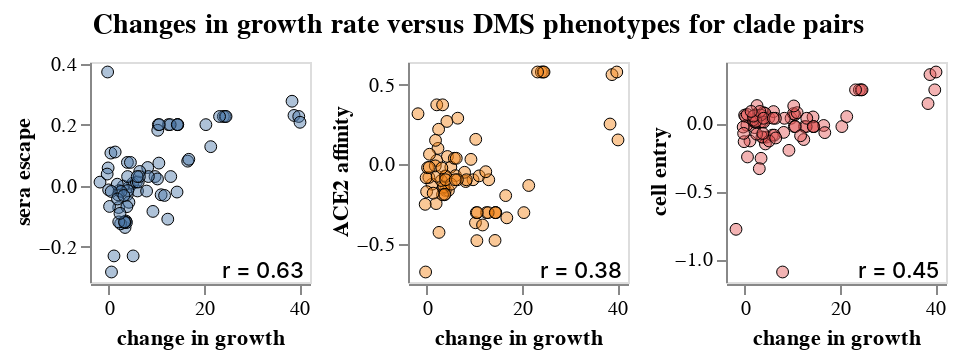

The code cell stored with this chart in its notebook:
### Markdown cell above
## Plot correlations between growth and each phenotype
Correlations of growth rate versus change in each DMS phenotype for each clade pair:

### Code cell
pango_pair_dms_growth_df_tidy = pango_pair_dms_growth_df.melt(
    id_vars=[c for c in pango_pair_dms_growth_df.columns if c not in phenotypes],
    value_vars=phenotypes,
    var_name="phenotype_name",
    value_name="phenotype",
)

growth_phenotype_chart_size = 110

growth_phenotype_corr_base = (
    alt.Chart(pango_pair_dms_growth_df_tidy)
    .transform_calculate(
        min_n_sequences=alt.expr.min(
            alt.datum["n_sequences"], alt.datum["parent_n_sequences"]
        )
    )
    .transform_filter(
        alt.expr.log(alt.datum["min_n_sequences"]) / math.log(10) >= n_sequences_slider
    )
    .transform_filter(only_new_muts_are_spike)
    .add_params(
        clade_selection,
        n_sequences_slider,
        only_new_muts_are_spike,
        *toggle_muts.values(),
    )
    .properties(width=growth_phenotype_chart_size, height=growth_phenotype_chart_size)
)

for toggle_filter in toggle_muts.values():
    growth_phenotype_corr_base = growth_phenotype_corr_base.transform_filter(toggle_filter)

growth_phenotype_scatter = (
    growth_phenotype_corr_base
    .encode(
        alt.X(
            "change_in_growth_rate",
            title="change in growth",
            scale=alt.Scale(nice=False, padding=5),
        ),
        alt.Y("phenotype:Q", title=None, scale=alt.Scale(nice=False, padding=5)),
        alt.Fill("phenotype_name:N", sort=phenotypes, legend=None),
        size=alt.condition(clade_selection, alt.value(70), alt.value(35)),
        strokeWidth=alt.condition(clade_selection, alt.value(2), alt.value(0.5)),
        tooltip=["phenotype_name:O", alt.Tooltip("phenotype:Q", format=".2f"), *tooltips],
    )
    .mark_circle(stroke="black", strokeOpacity=1, fillOpacity=0.45)
)

growth_phenotype_r = (
    growth_phenotype_corr_base
    .transform_regression("change_in_growth_rate", "phenotype", params=True)
    .transform_calculate(
        r=alt.expr.if_(
            alt.datum["coef"][1] >= 0,
            alt.expr.sqrt(alt.datum["rSquared"]),
            -alt.expr.sqrt(alt.datum["rSquared"]),
        ),
        label='"r = " + format(datum.r, ".2f")',
    )
    .mark_text(align="right", color="black", fontWeight=500, fontSize=11, opacity=1)
    .encode(
        x=alt.value(growth_phenotype_chart_size - 3),
        y=alt.value(growth_phenotype_chart_size - 5),
        text=alt.Text("label:N"),
    )
)

growth_phenotype_chart = (
    (growth_phenotype_scatter + growth_phenotype_r)
    .facet(
        column=alt.Column(
            "phenotype_name:O",
            sort=phenotypes,
            header=alt.Header(
                orient="left",
                labelFontStyle="bold",
                labelFontSize=11,
                labelPadding=2,
                title=None,
            ),
        ),
        spacing=8,
    )
    .properties(
        title=alt.TitleParams(
            "Changes in growth rate versus DMS phenotypes for clade pairs",
            anchor="middle",
            fontSize=14,
            dy=-3,
        ),
    )
    .resolve_scale(y="independent")
    .configure_axis(grid=False)
)

display(growth_phenotype_chart)

### Figure 1 — Vega-Lite specification as saved in the notebook (floating-point values rounded to 4 significant figures; data arrays with more than 128 entries replaced by an {"elided": "..."} marker saying what was removed)
{"config": {"view": {"continuousWidth": 300, "continuousHeight": 300}, "axis": {"grid": false}}, "data": {"name": "data-7c380f0f15d30c9a8083e5a1572d88f2"}, "facet": {"column": {"field": "phenotype_name", "header": {"labelFontSize": 11, "labelFontStyle": "bold", "labelPadding": 2, "orient": "left", "title": null}, "sort": ["sera escape", "ACE2 affinity", "cell entry"], "type": "ordinal"}}, "spec": {"layer": [{"mark": {"type": "circle", "fillOpacity": 0.45, "stroke": "black", "strokeOpacity": 1}, "encoding": {"fill": {"field": "phenotype_name", "legend": null, "sort": ["sera escape", "ACE2 affinity", "cell entry"], "type": "nominal"}, "size": {"condition": {"param": "param_17", "value": 70, "empty": false}, "value": 35}, "strokeWidth": {"condition": {"param": "param_17", "value": 2, "empty": false}, "value": 0.5}, "tooltip": [{"field": "phenotype_name", "type": "ordinal"}, {"field": "phenotype", "format": ".2f", "type": "quantitative"}, {"field": "clade", "type": "nominal"}, {"field": "parent", "type": "nominal"}, {"field": "date", "type": "nominal"}, {"field": "spike_new_muts", "type": "nominal"}, {"field": "nonspike_new_muts", "type": "nominal"}, {"field": "change_in_growth_rate", "format": ".0f", "type": "quantitative"}, {"field": "growth_rate", "format": ".0f", "type": "quantitative"}, {"field": "parent_growth_rate", "format": ".0f", "type": "quantitative"}, {"field": "n_sequences", "type": "quantitative"}, {"field": "parent_n_sequences", "type": "quantitative"}], "x": {"field": "change_in_growth_rate", "scale": {"nice": false, "padding": 5}, "title": "change in growth", "type": "quantitative"}, "y": {"field": "phenotype", "scale": {"nice": false, "padding": 5}, "title": null, "type": "quantitative"}}, "name": "view_13", "transform": [{"calculate": "min(datum['n_sequences'],datum['parent_n_sequences'])", "as": "min_n_sequences"}, {"filter": "((log(datum['min_n_sequences']) / 2.302585092994046) >= param_18)"}, {"filter": {"param": "param_19"}}, {"filter": {"param": "param_20"}}]}, {"mark": {"type": "text", "align": "right", "color": "black", "fontSize": 11, "fontWeight": 500, "opacity": 1}, "encoding": {"text": {"field": "label", "type": "nominal"}, "x": {"value": 107}, "y": {"value": 105}}, "transform": [{"calculate": "min(datum['n_sequences'],datum['parent_n_sequences'])", "as": "min_n_sequences"}, {"filter": "((log(datum['min_n_sequences']) / 2.302585092994046) >= param_18)"}, {"filter": {"param": "param_19"}}, {"filter": {"param": "param_20"}}, {"on": "change_in_growth_rate", "regression": "phenotype", "params": true}, {"calculate": "if((datum['coef'][1] >= 0),sqrt(datum['rSquared']),(-sqrt(datum['rSquared'])))", "as": "r"}, {"calculate": "\"r = \" + format(datum.r, \".2f\")", "as": "label"}]}], "height": 110, "width": 110}, "params": [{"name": "param_17", "select": {"type": "point", "fields": ["clade"], "on": "mouseover"}, "views": ["view_13"]}, {"name": "param_18", "bind": {"input": "range", "max": 4.194, "min": 2.3, "name": "min log10 number sequences in both clades", "step": 0.1}, "value": 2.602}, {"name": "param_19", "select": {"type": "point", "fields": ["only_new_muts_are_spike"]}, "bind": {"input": "radio", "options": [true, false, null], "labels": ["only spike mutations", "spike & non-spike mutations", "either"], "name": "include clade pairs separated by"}, "value": null, "views": ["view_13"]}, {"name": "param_20", "select": {"type": "point", "fields": ["has_L455F"]}, "bind": {"input": "radio", "options": [false, null], "labels": ["yes", "no"], "name": "exclude clade pairs separated by L455F"}, "value": false, "views": ["view_13"]}], "resolve": {"scale": {"y": "independent"}}, "spacing": 8, "title": {"text": "Changes in growth rate versus DMS phenotypes for clade pairs", "anchor": "middle", "dy": -3, "fontSize": 14}, "$schema": "https://vega.github.io/schema/vega-lite/v5.15.1.json", "datasets": {"data-7c380f0f15d30c9a8083e5a1572d88f2": {"elided": "381 records"}}}
